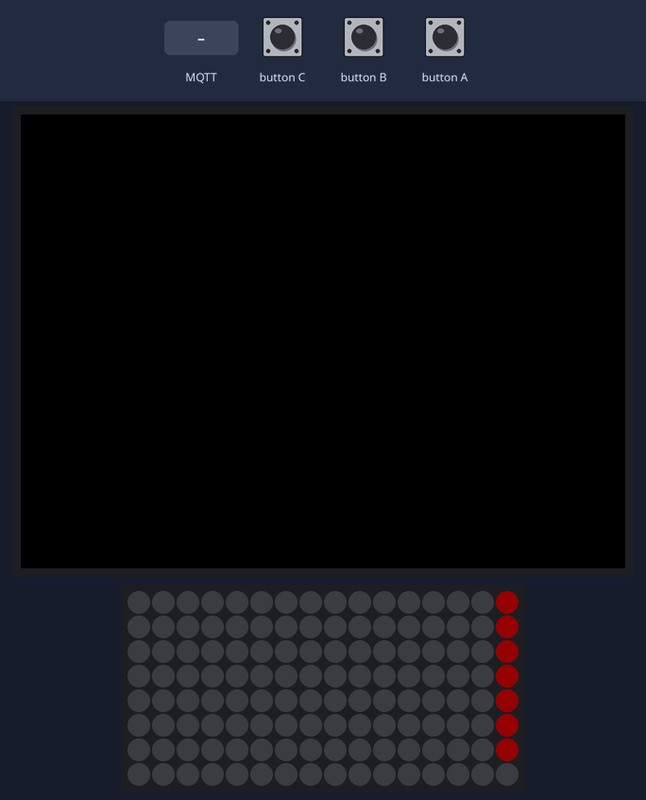
Recording of a sketch running on a simulated ESP32-S3. Parts: 320×240 colour display, 16×8 RGB LED matrix (first LED top left, wired row by row). The test bench sets the inputs (shaded band). Dim RGB values are drawn brighter than linear; WiFi joins after 1.5 s; servers stay silent unless stated; the local clock reads 2024-03-15 10:24:30 at power-on unless the sketch sets it; no MQTT or app messages arrive unless stated; what the sketch prints to the serial monitor is not drawn.

Above: at 7.27 s.
At 8.47 s:
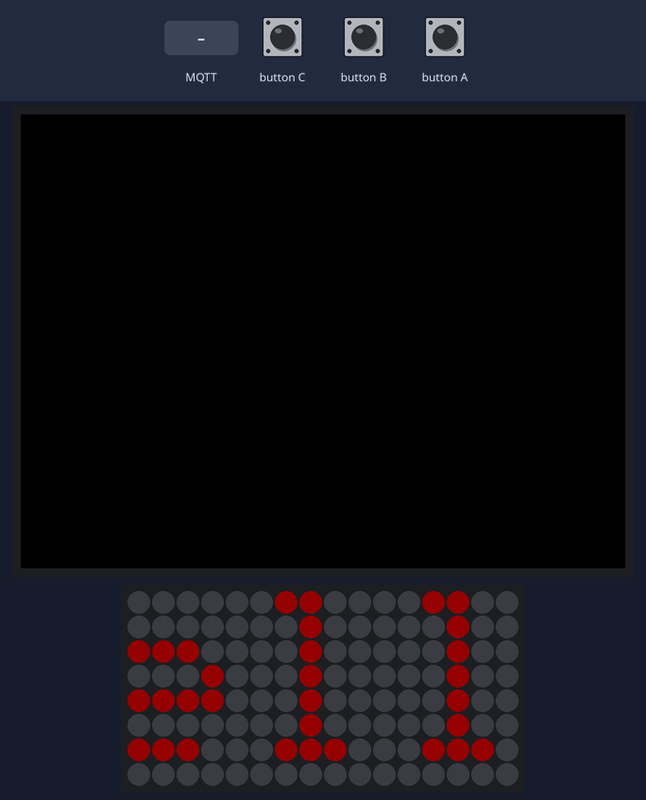
8.5 s: MQTT message "v1" arrives on the first subscribed topic
At 10.8 s:
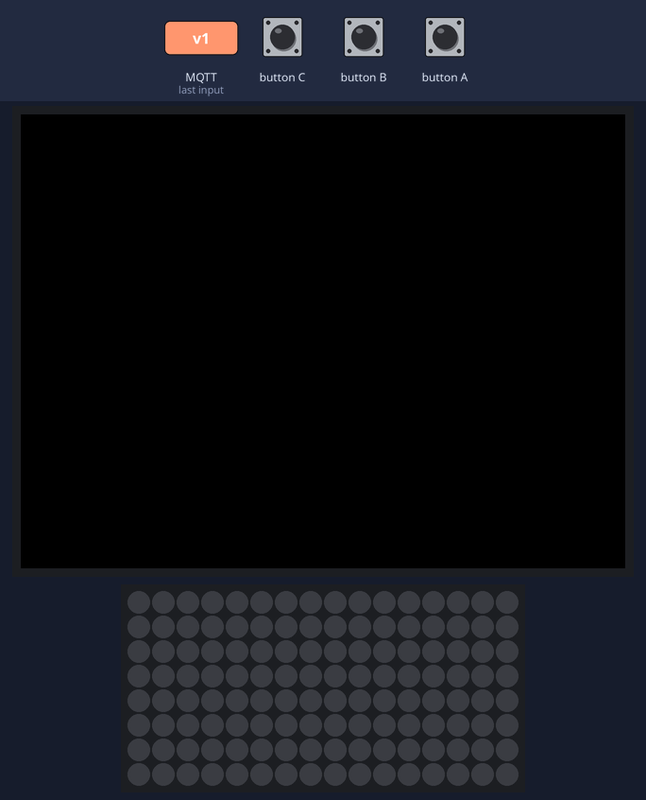

The sketch:

mqtt-atoms3lite-neomatrix.ino
```cpp
// mqtt-atoms3lite-neomatrix.ino
// v1.1
// mosquitto_pub -h mqtt_host -p mqtt_port -i mqtt_client_id -u mqtt_username -P mqtt_password -t mqtt_subscribe_topic -m "Scrolling text on M5Stack AtomS3 lite with puzzle unit,#AA7733/10"
// published message to split in 3 parts:
// 1 - the message (from first char to {,} )
// 2 - the color   (from {,} to  {/}       )
// 3 - the speed   (from {/} to last char  )
// note: 2nd and 3rd part are optional

#include <M5Unified.h>

#include <WiFi.h>
#include <WiFiClient.h>
#include <PubSubClient.h>
#include "config.h"
#include "time.h"

WiFiClient wifi_client;
void mqtt_sub_callback(char* topic, byte* payload, unsigned int length);
PubSubClient mqtt_client(mqtt_host2, mqtt_port, mqtt_sub_callback, wifi_client);

#include <Adafruit_GFX.h>
#include <Adafruit_NeoPixel.h>
#include <Adafruit_NeoMatrix.h>
#ifndef PSTR
 #define PSTR // Make Arduino Due happy
#endif

#define BTNLED_PIN 35 // PIN for Button LED
#define MATRIX_PIN 2  // AtomS3Lite's Grove connector.

// initial time (possibly given by an external RTC)
#define RTC_UTC_TEST 1735092915  // 1735092915 = 2024-12-25 02:15:15 UTC

// for testing purpose:
extern "C" int clock_gettime(clockid_t unused, struct timespec* tp);

////////////////////////////////////////////////////////
static timeval tv;
static timespec tp;
static time_t now;

int BLED_R = 0;
int BLED_G = 0;
int BLED_B = 0;
int MLED_R = 0;
int MLED_G = 0;
int MLED_B = 0;

String the_message;
String the_color;
String speed_str;
int  the_speed;
int  pixelPerChar = 6;
int  maxDisplacement;
bool running = false;

// MATRIX DECLARATION:
// Parameter 1 = width of NeoPixel matrix
// Parameter 2 = height of matrix
// Parameter 3 = pin number (most are valid)
// Parameter 4 = matrix layout flags, add together as needed:
//   NEO_MATRIX_TOP, NEO_MATRIX_BOTTOM, NEO_MATRIX_LEFT, NEO_MATRIX_RIGHT:
//     Position of the FIRST LED in the matrix; pick two, e.g.
//     NEO_MATRIX_TOP + NEO_MATRIX_LEFT for the top-left corner.
//   NEO_MATRIX_ROWS, NEO_MATRIX_COLUMNS: LEDs are arranged in horizontal
//     rows or in vertical columns, respectively; pick one or the other.
//   NEO_MATRIX_PROGRESSIVE, NEO_MATRIX_ZIGZAG: all rows/columns proceed
//     in the same order, or alternate lines reverse direction; pick one.
//   See example below for these values in action.
// Parameter 5 = pixel type flags, add together as needed:
//   NEO_KHZ800  800 KHz bitstream (most NeoPixel products w/WS2812 LEDs)
//   NEO_KHZ400  400 KHz (classic 'v1' (not v2) FLORA pixels, WS2811 drivers)
//   NEO_GRB     Pixels are wired for GRB bitstream (most NeoPixel products)
//   NEO_GRBW    Pixels are wired for GRBW bitstream (RGB+W NeoPixel products)
//   NEO_RGB     Pixels are wired for RGB bitstream (v1 FLORA pixels, not v2)

// Example for M5Stack 2 x Puzzle Unit (WS2812E).

Adafruit_NeoPixel  button_led(1, BTNLED_PIN, NEO_GRB + NEO_KHZ800);
Adafruit_NeoMatrix matrix = Adafruit_NeoMatrix(
  16,         // width  = 2 x 8
  8,          // height = 1 x 8
  MATRIX_PIN, // grove pin 2
  NEO_MATRIX_TOP + NEO_MATRIX_RIGHT + NEO_MATRIX_COLUMNS + NEO_MATRIX_PROGRESSIVE,
  NEO_GRB + NEO_KHZ800);

const uint16_t colors[] = {
  matrix.Color(255, 0, 0), matrix.Color(0, 255, 0), matrix.Color(0, 0, 255), matrix.Color(0, 0, 0) };

void matrix_setup() {
  // initial setup
  matrix.begin();
  matrix.setTextWrap(false);
  matrix.setBrightness(20);
  matrix.setTextColor(colors[0]);
}

void BLED_set(byte idx, byte red, byte green, byte blue) {
  // button LED
  BLED_R = red;
  BLED_G = green;
  BLED_B = blue;
  #ifdef DEBUG_MODE
  Serial.print(" R="); Serial.print(BLED_R);
  Serial.print(" G="); Serial.print(BLED_G);
  Serial.print(" B="); Serial.print(BLED_B);
  Serial.println();
  #endif DEBUG_MODE
  button_led.setPixelColor(idx, button_led.Color(BLED_R, BLED_G, BLED_B));
  button_led.show();
}

void print_GMT_Time() {
  time_t timeNow;
  struct tm * timeElements;
  struct tm timeinfo;
  if (getLocalTime(&timeinfo)) {
    timeNow = time(NULL);
    timeElements = gmtime(&timeNow);
    Serial.print("GMT: "); Serial.println(timeElements, "%Y-%m-%d %H:%M:%S");  // Serial port output date and time.
  }
}

void print_LOC_Time() {
  struct tm timeinfo;
  if (getLocalTime(&timeinfo)) {
    Serial.print("LOC: "); Serial.println(&timeinfo, "%Y-%m-%d %H:%M:%S");  // Serial port output date and time.
  }
}

void showTime() {
  gettimeofday(&tv, nullptr);
  clock_gettime(0, &tp);
  now = time(nullptr);
  Serial.println();
  print_GMT_Time();
  print_LOC_Time();
  Serial.println();
}

void every_minute() {
  // show time every minute on serial
  unsigned int OLD_BLED_R, OLD_BLED_G, OLD_BLED_B;
  now = time(nullptr);
  if (localtime(&now) -> tm_sec == 0) {
    // save button LED color
    OLD_BLED_R = BLED_R;
    OLD_BLED_G = BLED_G;
    OLD_BLED_B = BLED_B;
    // set button LED color
    BLED_set(0, 10, 0, 0);
    showTime();
    delay(1000);
    // restore button LED color
    BLED_set(0, OLD_BLED_R, OLD_BLED_G, OLD_BLED_B);
  }
}

void setup() {
  auto cfg = M5.config();
  cfg.serial_baudrate = 19200;
  M5.begin(cfg);

  // Wifi
  WiFi.mode(WIFI_MODE_STA);
  WiFi.begin(wifi_ssid, wifi_password);
  WiFi.setSleep(false);
  int count = 0;
  while (WiFi.status() != WL_CONNECTED) {
    delay(1000);
    switch (count % 4) {
      case 0:
        Serial.print("|");
        BLED_set(0, 10, 10, 0);
        break;
      case 1:
        Serial.print("/");
        break;
      case 2:
        BLED_set(0, 0, 0, 0);
        Serial.print("-");
        break;
      case 3:
        Serial.println("\\");
        break;
    }
    count++;
    if (count >= 240) reboot();  //was delay 250 240 / 4 = 60sec
  }
  BLED_set(0, 10, 10, 0);
  Serial.println("WiFi connected!");
  delay(1000);

  // MQTT
  bool rv = false;
  if (mqtt_use_auth == true) {
    rv = mqtt_client.connect(mqtt_client_id, mqtt_username, mqtt_password);
  } else {
    rv = mqtt_client.connect(mqtt_client_id);
  }
  if (rv == false) {
    Serial.println("mqtt connecting failed...");
    reboot();
  }
  Serial.println("MQTT connected!");

  BLED_set(0, 0, 0, 10);

  Serial.print("Subscribe : topic="); Serial.println(mqtt_subscribe_topic);
  mqtt_client.subscribe(mqtt_subscribe_topic);

  delay(1000);

  // setup RTC time
  // it will be used until NTP server will send us real current time
  Serial.println("Manually setting some time from some RTC:");
  time_t rtc = RTC_UTC_TEST;
  timeval tv = { rtc, 0 };
  settimeofday(&tv, nullptr);

  // configTime
  configTime(gmtOffset_sec, daylightOffset_sec, config_time_server1);
  delay(1000);
  struct tm t;
  count = 0;
  if (!getLocalTime(&t)) {
    Serial.println("getLocalTime() failed...");
    delay(1000);
    //  count++;
    //  if (count > 5) break;
    //  reboot();
  }
  showTime();
  delay(1000);
  showTime();
  Serial.println("configTime() success!");

  BLED_set(0, 0, 10, 0);

  delay(1000);

  the_message = "Hello!";
  the_speed   = 50;
  maxDisplacement = the_message.length() * pixelPerChar + matrix.width();

  matrix_setup();
}

void reboot() {
  Serial.println("REBOOT!!!!!");
  for (int i = 0; i < 30; ++i) {
    button_led.setPixelColor(0, button_led.Color(255, 0, 255));
    delay(100);
    button_led.setPixelColor(0, button_led.Color(0, 0, 0));
    delay(100);
  }
  ESP.restart();
}

int x  = matrix.width();

void matrix_loop() {
  if (running = false) {
   exit;
  }
  matrix.fillScreen(0);
  matrix.setCursor(x, 0);
  matrix.print(the_message);
  if (--x < -maxDisplacement) {
    x = matrix.width();
  }
  matrix.show();
  delay(the_speed);
}

void loop() {
  mqtt_client.loop();
  if (!mqtt_client.connected()) {
    Serial.println("MQTT disconnected...");
//    reboot();
  }
 // showTime();
  matrix_loop();
  M5.update();
}

#define MAX_BUF_LEN 256
void mqtt_sub_callback(char* topic, byte* payload, unsigned int length) {
  char buf[MAX_BUF_LEN];
  String payload_str;

  memset(buf, 0, MAX_BUF_LEN);
  int min_len;
  min_len = MAX_BUF_LEN;
  if (length < min_len) {
    min_len = length;
  }
  strncpy(buf, (char*)payload, min_len);
  payload_str = String(buf);

  int k;
  int s;
  k = payload_str.indexOf(',');
  s = payload_str.indexOf('/');
  if (k > 0) {
    the_message = payload_str.substring(0, k);
    if (s > 0) {
      the_color   = payload_str.substring(k+1, s);
      speed_str   = payload_str.substring(s+1, min_len);
    }
    else {
      the_color   = payload_str.substring(k+1, min_len);
      speed_str   = "100";
    }
    set_message_color(the_color);
    set_message_speed(speed_str);
  }

  maxDisplacement = the_message.length() * pixelPerChar + matrix.width();

  showTime();
  #ifdef DEBUG_MODE
  Serial.print("str     :"); Serial.println(payload_str);
  Serial.print("length  :"); Serial.println(length);
  Serial.print("min_len :"); Serial.println(min_len);
  Serial.print("k       :"); Serial.println(k);
  #endif DEBUG_MODE
  Serial.print("msg     :"); Serial.println(the_message);
  Serial.print("clr     :"); Serial.println(the_color);
  Serial.print("spd     :"); Serial.println(speed_str);

  matrix.show();
}

void set_message_color(String &color_str) {
  if (color_str.length() != 7) return;

  // check header
  if (color_str.substring(0, 1) != "#") return;

  String str_r = color_str.substring(1, 3);
  String str_g = color_str.substring(3, 5);
  String str_b = color_str.substring(5, 7);

  char *pos;
  uint8_t r = (uint8_t)strtol(str_r.c_str(), &pos, 16);
  uint8_t g = (uint8_t)strtol(str_g.c_str(), &pos, 16);
  uint8_t b = (uint8_t)strtol(str_b.c_str(), &pos, 16);

  MLED_R = r;
  MLED_G = g;
  MLED_B = b;

  matrix.setTextColor(matrix.Color(MLED_R, MLED_G, MLED_B));
}

void set_message_speed(String &speed_str) {
  the_speed = abs(speed_str.toInt());
  if (the_speed == 0) {
    running = false;
    matrix.setTextColor(colors[3]);
  }
  else {
    running = true;
  }
}
```

config.h
```cpp
// v1.1

#define debug_mode

// Wifi config
const char *wifi_ssid            = "ssid";
const char *wifi_password        = "password";
const char *mqtt_host1           = "host1";
const char *mqtt_host2           = "host2";
const int   mqtt_port            = 1883;

const char *mqtt_client_id       = "mqtt-atoms3-neopixel-0001";
const bool  mqtt_use_auth        = true;
const char *mqtt_username        = "mqtt_user";
const char *mqtt_password        = "mqtt_password";

const char *mqtt_subscribe_topic = "neopixel/0001";

const char *config_time_server1  = "192.168.0.1";
const char *config_time_server2  = "pool.ntp.org";
const long gmtOffset_sec         = 2L * 60L * 60L; // GMT + 2
const int  daylightOffset_sec    = 3600;
```

Measured:
- what the display in image 2 shows lasts 1.1 s, from 9.9 s to 11.0 s
